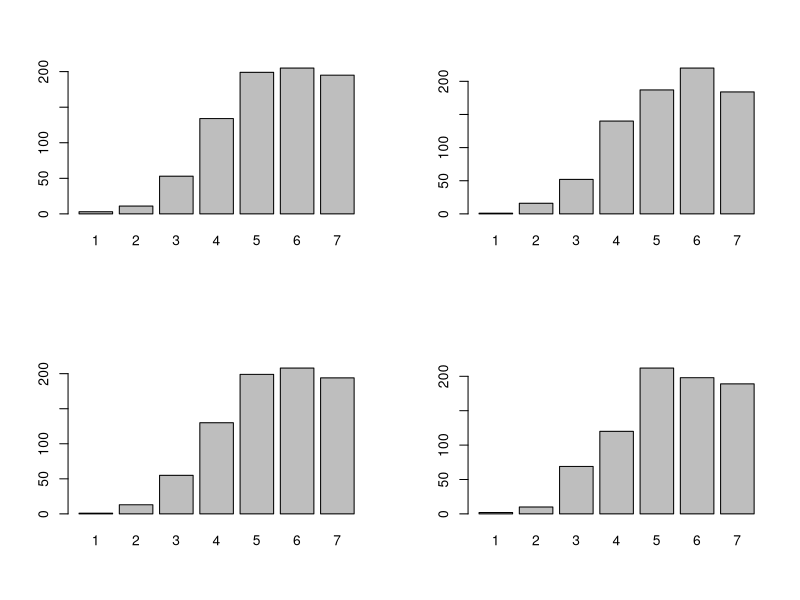
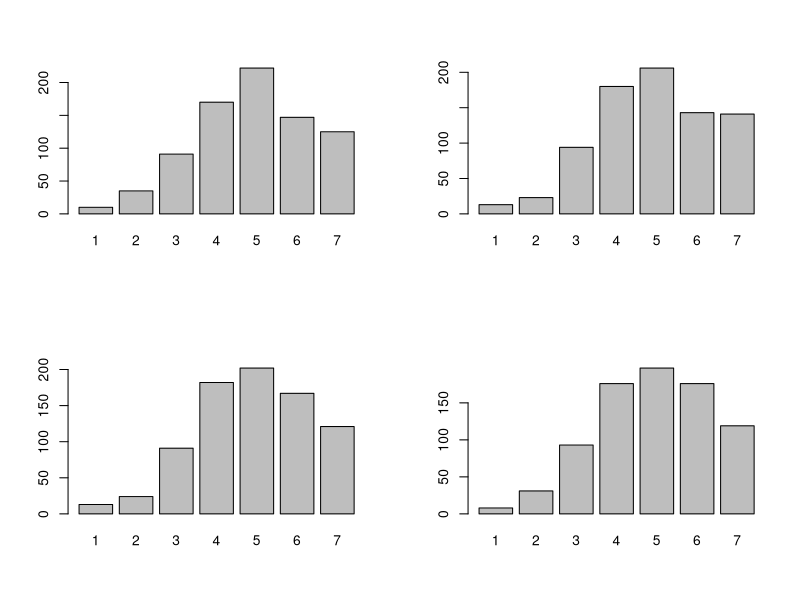
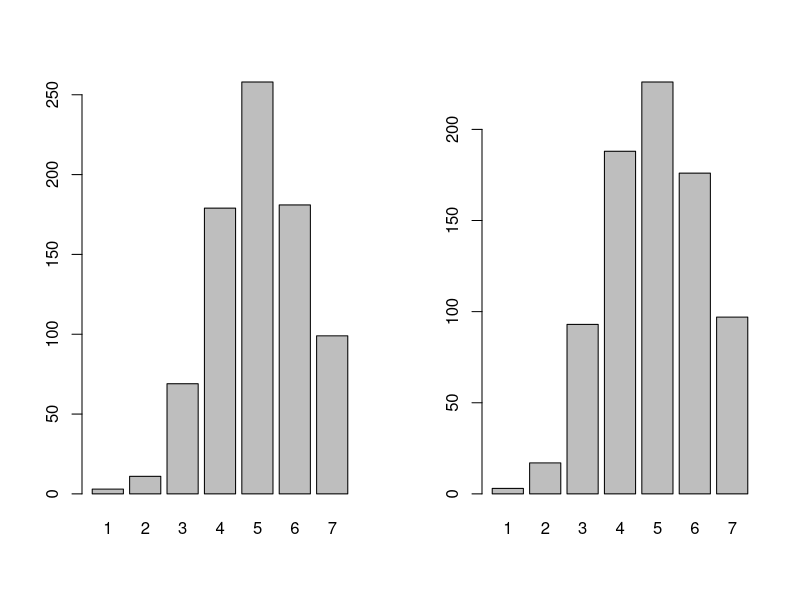
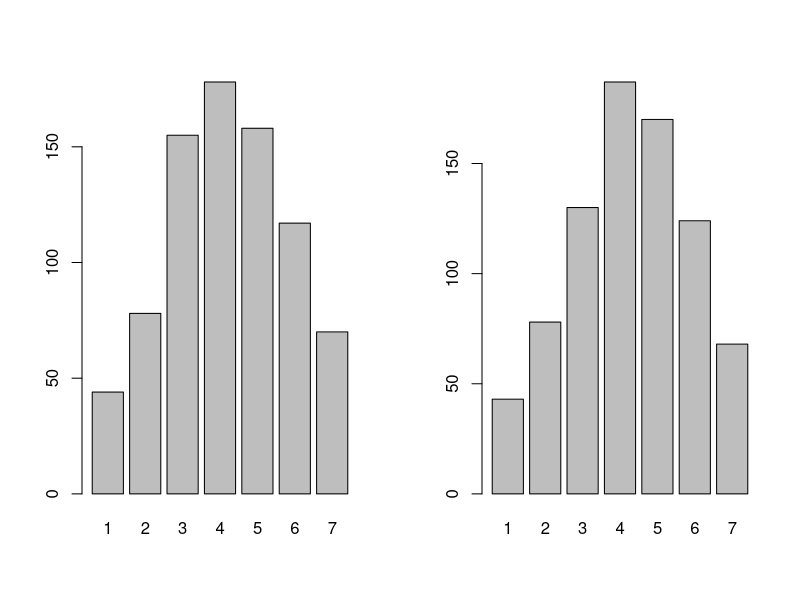

Here is the R script that generated these plots, in order: (Note: this script raises an error after producing the figures.)
## ---- chunk 1

# Data handling
library(dplyr)       # Data manipulation
library(openxlsx)    # Open Excel files

# Visualization
library(ggplot2)     # General plotting
library(vcd)         # Mosaic plots
library(kableExtra)  # Table Formatting
library(MASS)        # Simulation of multivariate distributions

# Statistical analysis
library(psych)       # Descriptive statistics

## ---- chunk 2

# Set seed for reproducibility
set.seed(123)

# Define dataset size
data.n <- 800

# Initialize dataframe with IDs
pay.df <- data.frame(id = factor(c(1:data.n)))

# Create the factor about the experimental assignment
pay.df$condition <- factor(sample(x = c("control", "experimental"), size = data.n, replace = TRUE))

# Check the data distributions
summary(pay.df)
  
## ---- chunk 3

# Simulate age with a log-normal distribution, capped between 15 and 85
pay.df$age <- round(rlnorm(n = data.n, meanlog = log(40), sdlog = log(1.4)))
pay.df$age[pay.df$age > 85] <- 85
pay.df$age[pay.df$age < 15] <- 15

# Simulate gender
pay.df$gender <- factor(sample(x = c("man", "woman"),
                              size = data.n,
                              replace = TRUE,
                              prob = c(0.5, 0.5)))

# Simulate frequency of purchasing in the retailer within the last year
pay.df$freq.customer <- factor(sample(x = c("none", "1 time", "2-4 times", "5-9 times", "10 times or more"),
                                      size = data.n,
                                      replace = TRUE,
                                      prob = c(0.5, 0.2, 0.15, 0.10, 0.05)
                                      ), 
                               ordered = TRUE, levels = c("none", "1 time", "2-4 times", "5-9 times", "10 times or more")
                               )

# Create a variable to indicate if the participant purchased from the retailer during the last year
pay.df$customer <- rep(NA_real_, data.n)
pay.df$customer [pay.df$freq.customer == "none"] <- 0
pay.df$customer [pay.df$freq.customer %in% c("1 time", "2-4 times", "5-9 times", "10 times or more")] <- 1
pay.df$customer <- as.integer(pay.df$customer)

# Check the data distributions
summary(pay.df)


## ---- chunk 4

# Specify function for the simulation of Likert-type items in a questionnaire

  # Function name: f.sim.likert

  # Input: 
    # n: number of cases to simulate
    # n.items: number of items to simulate
    # mean: mean to simulate for the items
    # sd: standard deviation to simulate for the items
    # rounding: if TRUE, it rounds the scores and keeps them within the scale limits
    # scale.max: maximum score of the items to simulate
    # scale.min: minimun score of the items to simulate
    # corr = correlation to simulate across scale items, 0.6 if nothing is specified

  # Output: a simulated distribution of scores of Likert type items in a scale, using a multivariate distribution with the specified parameters. 

f.sim.likert <- function(n, n.items, mean, sd, rounding = TRUE, scale.max, scale.min, corr = 0.6) {

  # Make sure library MASS is installed and loaded
  if (!requireNamespace("MASS", quietly = TRUE)) {
    install.packages("MASS")
  }
  if (!"package:MASS" %in% search()) {
    library(MASS, quietly = TRUE)
  }
  
  # Specify the correlation matrix
  cor.matrix <- matrix(corr, nrow = n.items, ncol = n.items)
  diag(cor.matrix) <- 1
  
  # Specify the covariance matrix
  cov.matrix <- cor.matrix * (sd^2)
  diag(cov.matrix) <- sd^2
  
  # Simulate correlated scores
  scores <- mvrnorm(n, mu = rep(mean, n.items), Sigma = cov.matrix)
  
  # Rounding and limiting scores if rounding is TRUE
  if(rounding == TRUE) {
    scores <- round(pmin(pmax(scores, scale.min), scale.max))
  }
  return(scores)
}

## ---- chunk 5
# Dataframe to display items
measure.sr <- data.frame (Item = c("CSR1", "CSR2", "CSR3", "CSR4"),
                          Text = c("I believe that this retailer ensures that the respect of ethical principles has priority over economic performance.", "I believe that this retailer permits ethical concerns to negatively affect economic performance.", "I believe that this retailer is committed to well-defined ethics principles.", "I believe that this retailer avoids compromising ethical standards in order to achieve corporate goals.")) 

# 4. Conversion of the items dataframe to a table, including the measure description

kable(measure.sr, "html", booktabs = TRUE,
      caption = "Table 1. Perception of Social Responsibility") %>%
  add_footnote(
    label = "Note: The items were adapted from the scale by Maignan (2001). Participants responded with a Likert-type scale from 1 (strongly disagree) to 7 (1 = strongly agree) to 7 (Completelly Agree)",
    notation = "none"
  )

## ---- chunk 6

# Use function in section 3.4 to simulate a preliminary distribution of scores (without any experimental effect)
csr.scores <- f.sim.likert(n = data.n, 
                           n.items = 4,
                           mean = 5.5, 
                           sd = 1.5,
                           rounding = FALSE,
                           scale.max = 7,
                           scale.min = 1, 
                           corr = 0.6)

# Apply higher scores for the customers group assigned to the experimental group
effect.size <- 0.3 
csr.scores [pay.df$condition == "experimental" & pay.df$customer == 1] <- 
  csr.scores [pay.df$condition == "experimental" & pay.df$customer == 1] - 
  effect.size

# Round the scores and constrain them within the scale limits
csr.scores <- round(pmin(pmax(csr.scores, 1), 7))

# Assign the scores to dataframe variables
pay.df$csr1 <- csr.scores[, 1]
pay.df$csr2 <- csr.scores[, 2]
pay.df$csr3 <- csr.scores[, 3]
pay.df$csr4 <- csr.scores[, 4]

##
# Check the distributions
##

# Set the graph objects to a 2x2 format
par(mfrow =c(2,2))

# Create histograms for each item
barplot(table(pay.df$csr1))
barplot(table(pay.df$csr2))
barplot(table(pay.df$csr3))
barplot(table(pay.df$csr4))

# Correlations across items
corr.test(pay.df[, c("csr1", "csr2", "csr3", "csr4")])

# Item scores across condition and customer groups
aggregate(pay.df$csr1, by = list (condition = pay.df$condition, customer = pay.df$customer), mean)
aggregate(pay.df$csr2, by = list (condition = pay.df$condition, customer = pay.df$customer), mean)
aggregate(pay.df$csr3, by = list (condition = pay.df$condition, customer = pay.df$customer), mean)
aggregate(pay.df$csr4, by = list (condition = pay.df$condition, customer = pay.df$customer), mean)

## ---- chunk 7

# Dataframe to display items
measure.eou <- data.frame(
  Item = c("EOU1", "EOU2", "EOU3", "EOU4"),
  Text = c(
    "My interaction with the payment service will be clear and understandable.",
    "Interacting with the payment service will not require a lot of my mental effort.",
    "I expect to find the payment service easy to use.",
    "I expect to find it easy to get the payment service to do what I want it to do."
  )
) 

# Create the table
kable(measure.eou, format = "html", 
      caption = "Table 2. Perceived Ease of Use")  %>%
  add_footnote(
    label = "Note: The items were adapted from the Ease of Use scale by Venkatesh & Davis (2000). Participants responded with a Likert-type scale from 1 (strongly disagree) to 7 (completely agree)",
    notation = "none"
  )

## ---- chunk 8

# Use function in section 3.4 to simulate a preliminary distribution of scores (without any experimental effect)
eou.scores <- f.sim.likert(n = data.n, 
                           n.items = 4,
                           mean = 5, 
                           sd = 1.5,
                           rounding = TRUE,
                           scale.max = 7,
                           scale.min = 1, 
                           corr = 0.6)

# Assign the scores to dataframe variables
pay.df$eou1 <- eou.scores[, 1]
pay.df$eou2 <- eou.scores[, 2]
pay.df$eou3 <- eou.scores[, 3]
pay.df$eou4 <- eou.scores[, 4]

##
# Check the distributions
##

# Set the graph objects to a 2x2 format
par(mfrow =c(2,2))

# Create histograms for each item
barplot(table(pay.df$eou1))
barplot(table(pay.df$eou2))
barplot(table(pay.df$eou3))
barplot(table(pay.df$eou4))

# Correlations across items
corr.test(pay.df[, c("eou1", "eou2", "eou3", "eou4")])

# Item scores across condition and customer groups
aggregate(pay.df$eou1, by = list (condition = pay.df$condition, customer = pay.df$customer), mean)
aggregate(pay.df$eou2, by = list (condition = pay.df$condition, customer = pay.df$customer), mean)
aggregate(pay.df$eou3, by = list (condition = pay.df$condition, customer = pay.df$customer), mean)
aggregate(pay.df$eou4, by = list (condition = pay.df$condition, customer = pay.df$customer), mean)


## ---- chunk 9

# Dataframe to display items
measure.pi <- data.frame(
  Item = c("PI1", "PI2"),
  Text = c(
    "I would intend to use the payment options.",
    "I predict that I would use the payment options."
  )
) 

kable(measure.pi, format = "html", 
      caption = "Table 3. Purchase Intention")  %>%
  add_footnote(
    label = "Note: The items were adapted from the Intention to Purchase scale by Venkatesh & Davis (2000). Participants responded with a Likert-type scale from 1 (strongly disagree) to 7 (completely agree)",
    notation = "none"
  )

## ---- chunk 10
# Use function in section 3.4 to simulate a preliminary distribution of scores
pi.scores <- f.sim.likert(n = data.n, 
                           n.items = 2,
                           mean = 5, 
                           sd = 1.2,
                           rounding = FALSE,
                           scale.max = 7,
                           scale.min = 1, 
                           corr = 0.6)
##
# Apply the relationship with ease of use and social responsability perceptions
##

# Define vectors for the standardized means of ease of use and social responsability
csr.mean <- scale(rowMeans(pay.df[, c("csr1", "csr2", "csr3", "csr4")]))
eou.mean <- scale(rowMeans(pay.df[, c("eou1", "eou2", "eou3", "eou4")]))

# Define the effect sizes for perceptions of easiness and social responsability
csr.effect.size <- 0.1
eou.effect.size <- 0.3 

# Apply the effects to each item
for(i in 1:2) {
  pi.scores[, i] <- pi.scores[, i] + csr.mean * csr.effect.size + eou.mean * eou.effect.size
}

# Round the scores and constrain them within the scale limits
pi.scores <- round(pmin(pmax(pi.scores, 1), 7))

# Assign the scores to dataframe variables
pay.df$pi1 <- pi.scores[, 1]
pay.df$pi2 <- pi.scores[, 2]


##
# Check the distributions
##

# Set the graph objects to a 2x2 format
par(mfrow =c(1,2))

# Create histograms for each item
barplot(table(pay.df$pi1))
barplot(table(pay.df$pi2))

# Correlations across items
corr.test(pay.df[, c("pi1", "pi2")])

# Item scores across condition and customer groups
aggregate(pay.df$pi1, by = list (condition = pay.df$condition, customer = pay.df$customer), mean)
aggregate(pay.df$pi2, by = list (condition = pay.df$condition, customer = pay.df$customer), mean)

## ---- chunk 11

# Dataframe to display items
# Customer Loyalty
measure.cl <- data.frame(
  Item = c("CL1", "CL2"),
  Text = c(
    "I will likely visit the website in the future.",
    "How likely are you to recommend the website to a friend or colleague?"
  )
)

kable(measure.cl, format = "html", 
      caption = "Table 3. Cutomer Loyalty")  %>%
  add_footnote(
    label = "Note: The items were adapted from the Loyalty Scale of the SUPR-Q (Sauro, 2015). Participants responded with a Likert-type scale from 1 (strongly disagree) to 7 (completely agree) for CL1, and from 1 (Not at all likely) to 7 (extremely likely) for CL2",
    notation = "none"
  )

## ---- chunk 12
# Use function in section 3.4 to simulate a preliminary distribution of scores
cl.scores <- f.sim.likert(n = data.n, 
                           n.items = 2,
                           mean = 4.2, 
                           sd = 1.5,
                           rounding = FALSE,
                           scale.max = 7,
                           scale.min = 1, 
                           corr = 0.6)
##
# Apply higher scores for the customers group assigned to the experimental group
##

# In section 3.4.3 we already defined the vectors with the means for ease of use (eou_mean) and social responsability (csr_mean)

# Define the effect sizes for perceptions of easiness and social responsability
csr.effect.size <- 0.6
eou.effect.size <- 0.6

# Apply the effects to each item
for(i in 1:2) {
  cl.scores[, i] <- cl.scores[, i] + csr.mean * csr.effect.size + eou.mean * eou.effect.size
}

# Round the scores and constrain them within the scale limits
cl.scores <- round(pmin(pmax(cl.scores, 1), 7))

# Assign the scores to dataframe variables
pay.df$cl1 <- cl.scores[, 1]
pay.df$cl2 <- cl.scores[, 2]


##
# Check the distributions
##

# Set the graph objects to a 2x2 format
par(mfrow =c(1,2))

# Create histograms for each item
barplot(table(pay.df$cl1))
barplot(table(pay.df$cl2))

# Correlations across items
corr.test(pay.df[, c("cl1", "cl2")])

# Item scores across condition and customer groups
aggregate(pay.df$cl1, by = list (condition = pay.df$condition, customer = pay.df$customer), mean)
aggregate(pay.df$cl2, by = list (condition = pay.df$condition, customer = pay.df$customer), mean)


## ---- chunk 13

# In section 3.4.3 we already defined the vectors with the means for ease of use (eou_mean) and social responsability (csr_mean)

# Simulate the item scores and round them
pay.df$cl1 <- round(
  rnorm(data.n, mean = 4.2, sd = 1.5) +
  0.30 * eou_mean -
  0.30 * csr_mean
)

pay.df$cl2 <- round(pay.df$cl1 * rnorm(data.n, mean = 1, sd = 0.25))


# Constrain the scores between 1 and 7
# cl1
pay.df$cl1 [pay.df$cl1 > 7] <- 7
pay.df$cl1 [pay.df$cl1 < 1] <- 1
# cl2
pay.df$cl2 [pay.df$cl2 > 7] <- 7
pay.df$cl2 [pay.df$cl2 < 1] <- 1


# Check the simulations

# histograms
par(mfrow =c(1,2))
barplot(table(pay.df$cl1))
barplot(table(pay.df$cl2))
# correlations
corr.test(pay.df[, c("cl1", "cl2", "csr3", "eou3")])
# comparason across conditions
aggregate(pay.df$cl1, by = list (condition = pay.df$condition, customer = pay.df$customer), mean)
aggregate(pay.df$cl2, by = list (condition = pay.df$condition, customer = pay.df$customer), mean)

## ---- chunk 14

#Set a reference probability for customers not affected by social responsability issues
prob.adoption <- rep (0.15, data.n)

# Reduce the probability for those in the experimental condition who scored low in social responability
prob.adoption [pay.df$condition == "experimental" & csr_mean <= 3] <- 0.05

# Save the average probability for the experimental condition
prob.adoption.exp <- mean (prob.adoption[pay.df$condition == "experimental"])

# Balance the probabilty across conditoins
prob.adoption [pay.df$condition == "control"] <- prob.adoption.exp

# Create the variable for adoption
pay.df$adoption <- rbinom(n = data.n, size = 1, prob = prob.adoption.exp)

with(pay.df, table(adoption, condition))

## ---- chunk 15
rel.csr <- alpha(x= pay.df [ , c("csr1", "csr2", "csr3", "csr4")])
summary(rel.csr)
